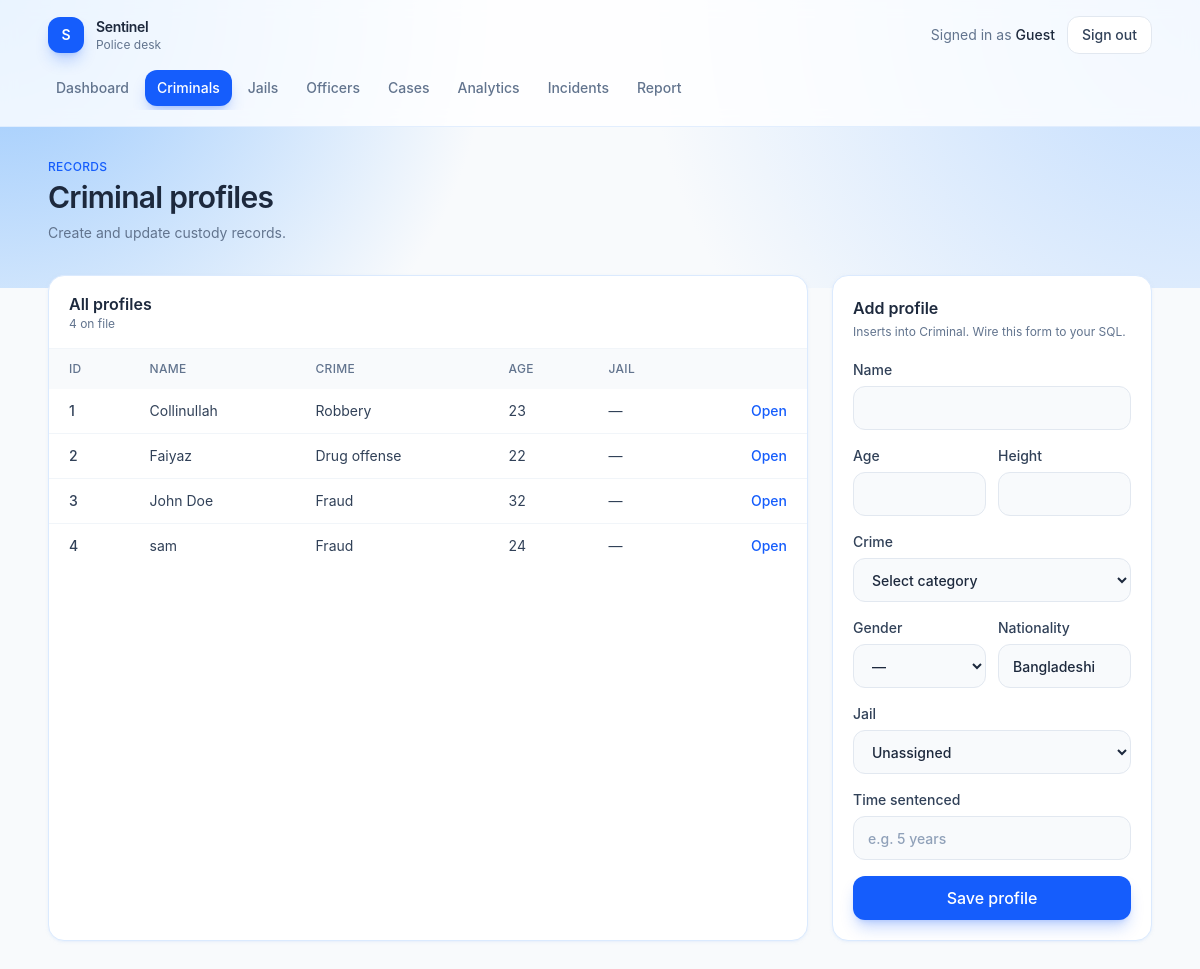
Page /criminals (signed in) on the committed database.
### tables this page shows
CREATE TABLE Criminal (
    CID INTEGER PRIMARY KEY,
    Name TEXT NOT NULL,
    Age INTEGER,
    Crime TEXT,
    Height REAL,
    Gender TEXT,
    Nationality TEXT,
    JID INTEGER,
    time_sentenced TEXT,
    FOREIGN KEY (JID) REFERENCES Jail(JID)
);

### app.py (the view, shortened to what this page needs)
@app.route("/criminals", methods=["GET", "POST"])
def criminals():
    if not check_login():
            return redirect("/login")
    if session.get("role") != "police":
        return redirect("/search")
    if request.method == "GET":
        db = get_db()
        criminal = db.execute("SELECT * FROM CRIMINAL").fetchall()
        jail = db.execute("SELECT * FROM JAIL").fetchall()
        return render_template("criminals.html", criminals=criminal, jails=jail)

### app.py (called while the page is built)
def get_db():
    if "db" not in g:
        g.db = sqlite3.connect(app.config["DATABASE"])
        g.db.row_factory = sqlite3.Row
    return g.db

def check_login():
    if session.get("loggedin_UID") is None:
        return False
    return True

### templates/criminals.html (shortened to what this page needs)
{% extends "app.html" %}
{% set criminals = criminals if criminals is defined else [
    {"CID": 101, "Name": "Karim Uddin", "Age": 31, "Crime": "Theft", "Gender": "M", "Nationality": "Bangladeshi", "jail_name": "Dhaka Central", "time_sentenced": "5 years"},
    {"CID": 102, "Name": "Nabila Chowdhury", "Age": 27, "Crime": "Fraud", "Gender": "F", "Nationality": "Bangladeshi", "jail_name": "Kashimpur", "time_sentenced": "3 years"},
    {"CID": 103, "Name": "Faruk Hossain", "Age": 42, "Crime": "Robbery", "Gender": "M", "Nationality": "Bangladeshi", "jail_name": "Dhaka Central", "time_sentenced": "8 years"},
] %}
{% set jails = jails if jails is defined else [
    {"JID": 1, "Name": "Dhaka Central Jail"},
    {"JID": 2, "Name": "Kashimpur Central Jail"},
] %}
{% block page %}
<div class="mb-8 flex flex-col gap-4 sm:flex-row sm:items-end sm:justify-between">
    <div>
        <p class="text-xs font-medium uppercase tracking-wide text-blue-600">Records</p>
        <h1 class="mt-1 text-3xl font-semibold tracking-tight text-slate-800">Criminal profiles</h1>
        <p class="mt-2 text-sm text-slate-500">Create and update custody records.</p>
    </div>
</div>
<div class="grid gap-6 lg:grid-cols-[minmax(0,1fr)_20rem]">
    <article class="overflow-hidden rounded-2xl border border-blue-100 bg-white shadow-sm shadow-blue-100/50">
        <div class="border-b border-slate-100 px-5 py-4">
            <h2 class="font-semibold text-slate-800">All profiles</h2>
            <p class="text-xs text-slate-500">{{ criminals|length }} on file</p>
        </div>
        {% if criminals %}
        <div class="overflow-x-auto">
            <table class="w-full text-left text-sm">
                <thead class="bg-slate-50 text-xs uppercase tracking-wide text-slate-500">
                    <tr>
                        <th class="px-5 py-3 font-medium">ID</th>
                        <th class="px-5 py-3 font-medium">Name</th>
                        <th class="px-5 py-3 font-medium">Crime</th>
                        <th class="px-5 py-3 font-medium">Age</th>
                        <th class="px-5 py-3 font-medium">Jail</th>
                        <th class="px-5 py-3 font-medium"></th>
                    </tr>
                </thead>
                <tbody class="divide-y divide-slate-100">
                    {% for criminal in criminals %}
                    <tr class="text-slate-700">
                        <td class="px-5 py-3 font-medium">{{ criminal.CID }}</td>
                        <td class="px-5 py-3">{{ criminal.Name }}</td>
                        <td class="px-5 py-3">{{ criminal.Crime or "—" }}</td>
                        <td class="px-5 py-3">{{ criminal.Age or "—" }}</td>
                        <td class="px-5 py-3">{{ criminal.jail_name or "—" }}</td>
                        <td class="px-5 py-3 text-right">
                            <a href="{{ url_for('criminal_detail', cid=criminal.CID) }}" class="font-medium text-blue-600 hover:text-blue-700">Open</a>
                        </td>
                    </tr>
                    {% endfor %}
                </tbody>
            </table>
        </div>
        {% else %}
        <div class="px-5 py-10 text-center text-sm text-slate-500">No criminal profiles yet.</div>
        {% endif %}
    </article>
    <article class="h-fit rounded-2xl border border-blue-100 bg-white p-5 shadow-sm shadow-blue-100/50">
        <h2 class="font-semibold text-slate-800">Add profile</h2>
        <p class="mt-1 text-xs text-slate-500">Inserts into Criminal. Wire this form to your SQL.</p>
        <form action="{{ url_for('criminals') }}" method="post" class="mt-5 flex flex-col gap-4">
            <label class="flex flex-col gap-1.5 text-sm font-medium text-slate-700">
                Name
                <input type="text" name="Name" required class="h-11 rounded-xl border border-slate-200 bg-slate-50 px-3.5 text-slate-800 outline-none transition placeholder:text-slate-400 focus:border-blue-500 focus:bg-white focus:ring-4 focus:ring-blue-100">
            </label>
            <div class="grid grid-cols-2 gap-3">
                <label class="flex flex-col gap-1.5 text-sm font-medium text-slate-700">
                    Age
                    <input type="number" name="Age" min="0" class="h-11 rounded-xl border border-slate-200 bg-slate-50 px-3.5 text-slate-800 outline-none focus:border-blue-500 focus:bg-white focus:ring-4 focus:ring-blue-100">
                </label>
                <label class="flex flex-col gap-1.5 text-sm font-medium text-slate-700">
                    Height
                    <input type="number" name="Height" step="0.1" class="h-11 rounded-xl border border-slate-200 bg-slate-50 px-3.5 text-slate-800 outline-none focus:border-blue-500 focus:bg-white focus:ring-4 focus:ring-blue-100">
                </label>
            </div>
            <label class="flex flex-col gap-1.5 text-sm font-medium text-slate-700">
                Crime
                <select name="Crime" class="h-11 rounded-xl border border-slate-200 bg-slate-50 px-3.5 text-slate-800 outline-none focus:border-blue-500 focus:bg-white focus:ring-4 focus:ring-blue-100">
                    <option value="">Select category</option>
                </select>
            </label>
            <div class="grid grid-cols-2 gap-3">
                <label class="flex flex-col gap-1.5 text-sm font-medium text-slate-700">
                    Gender
                    <select name="Gender" class="h-11 rounded-xl border border-slate-200 bg-slate-50 px-3.5 text-slate-800 outline-none focus:border-blue-500 focus:bg-white focus:ring-4 focus:ring-blue-100">
                        <option value="">—</option>
                    </select>
                </label>
                <label class="flex flex-col gap-1.5 text-sm font-medium text-slate-700">
                    Nationality
                    <input type="text" name="Nationality" value="Bangladeshi" class="h-11 rounded-xl border border-slate-200 bg-slate-50 px-3.5 text-slate-800 outline-none focus:border-blue-500 focus:bg-white focus:ring-4 focus:ring-blue-100">
                </label>
            </div>
            <label class="flex flex-col gap-1.5 text-sm font-medium text-slate-700">
                Jail
                <select name="JID" class="h-11 rounded-xl border border-slate-200 bg-slate-50 px-3.5 text-slate-800 outline-none focus:border-blue-500 focus:bg-white focus:ring-4 focus:ring-blue-100">
                    <option value="">Unassigned</option>
                </select>
            </label>
            <label class="flex flex-col gap-1.5 text-sm font-medium text-slate-700">
                Time sentenced
                <input type="text" name="time_sentenced" placeholder="e.g. 5 years" class="h-11 rounded-xl border border-slate-200 bg-slate-50 px-3.5 text-slate-800 outline-none placeholder:text-slate-400 focus:border-blue-500 focus:bg-white focus:ring-4 focus:ring-blue-100">
            </label>
            <button type="submit" class="h-11 rounded-xl bg-blue-600 font-medium text-white shadow-lg shadow-blue-600/25 transition hover:bg-blue-700">Save profile</button>
        </form>
    </article>
</div>
{% endblock %}

### templates/app.html (shortened to what this page needs)
{% extends "layout.html" %}
{% set role = role|default(user.role if user is defined and user else session.get("role", "user")) %}
{% set user_name = user.name if user is defined and user else user_name|default(session.get("name", "Guest")) %}
{% set path = request.path %}
{% block content %}
<div class="min-h-screen bg-slate-50">
    <div class="pointer-events-none absolute inset-x-0 top-0 h-72 bg-[radial-gradient(circle_at_top_left,_#93c5fd_0%,_transparent_40%),radial-gradient(circle_at_top_right,_#bfdbfe_0%,_transparent_45%)]"></div>
    <header class="relative border-b border-blue-100/80 bg-white/80 backdrop-blur">
        <div class="mx-auto flex max-w-6xl flex-col gap-4 px-4 py-4 sm:px-6">
            <div class="flex items-center justify-between">
                <a href="{{ url_for('dashboard') }}" class="flex items-center gap-3">
                    <span class="flex h-9 w-9 items-center justify-center rounded-xl bg-blue-600 text-sm font-semibold text-white shadow-lg shadow-blue-600/25">S</span>
                    <div>
                        <p class="text-sm font-semibold tracking-tight text-slate-800">Sentinel</p>
                        <p class="text-xs text-slate-500">{{ "Police desk" if role == "police" else "Public portal" }}</p>
                    </div>
                </a>
                <div class="flex items-center gap-3">
                    <p class="hidden text-sm text-slate-500 sm:block">Signed in as <span class="font-medium text-slate-800">{{ user_name }}</span></p>
                    <a href="{{ url_for('logout') }}" class="rounded-xl border border-slate-200 bg-white px-3.5 py-2 text-sm font-medium text-slate-700 transition hover:border-blue-200 hover:bg-blue-50 hover:text-blue-700">
                        Sign out
                    </a>
                </div>
            </div>
            <nav class="-mx-1 flex gap-1 overflow-x-auto pb-1 text-sm font-medium">
                {% macro nav_link(href, label, active) %}
                <a
                    href="{{ href }}"
                    class="whitespace-nowrap rounded-xl px-3 py-2 transition {% if active %}bg-blue-600 text-white shadow-lg shadow-blue-600/25{% else %}text-slate-500 hover:bg-blue-50 hover:text-blue-700{% endif %}"
                >{{ label }}</a>
                {% endmacro %}
                {% if role == "police" %}
                    {{ nav_link(url_for("dashboard"), "Dashboard", path == "/dashboard") }}
                    {{ nav_link(url_for("criminals"), "Criminals", path.startswith("/criminals")) }}
                    {{ nav_link(url_for("jails"), "Jails", path.startswith("/jails")) }}
                    {{ nav_link(url_for("officers"), "Officers", path.startswith("/officers")) }}
                    {{ nav_link(url_for("proceedings"), "Cases", path.startswith("/proceedings")) }}
                    {{ nav_link(url_for("analytics"), "Analytics", path.startswith("/analytics")) }}
                    {{ nav_link(url_for("incidents"), "Incidents", path.startswith("/incidents")) }}
                    {{ nav_link(url_for("report_incident"), "Report", path.startswith("/report")) }}
                {% endif %}
            </nav>
        </div>
    </header>
    <main class="relative mx-auto max-w-6xl px-4 py-8 sm:px-6">
        {% block page %}{% endblock %}
    </main>
</div>
{% endblock %}

### templates/layout.html (shortened to what this page needs)
<!DOCTYPE html>
<html lang="en">
<head>
    <link rel="stylesheet" href="{{ url_for('static', filename='output.css') }}">
</head>
<body class="min-h-screen bg-slate-50 text-slate-800 antialiased">
    {% block content %}{% endblock %}
</body>
</html>

### rows in the picture
Criminal: CID "1", Name "Collinullah", Crime "Robbery", Age "23", jail_name "—"
Criminal: CID "2", Name "Faiyaz", Crime "Drug offense", Age "22", jail_name "—"
Criminal: CID "3", Name "John Doe", Crime "Fraud", Age "32", jail_name "—"
Criminal: CID "4", Name "sam", Crime "Fraud", Age "24", jail_name "—"

### other values in the picture
{{ "Police desk" if role == "police" else "Public portal" }} "Police desk"
{{ user_name }} "Guest"
{{ label }} "Dashboard Criminals Jails Officers Cases Analytics Incidents Report"
{{ criminals|length }} "4"
